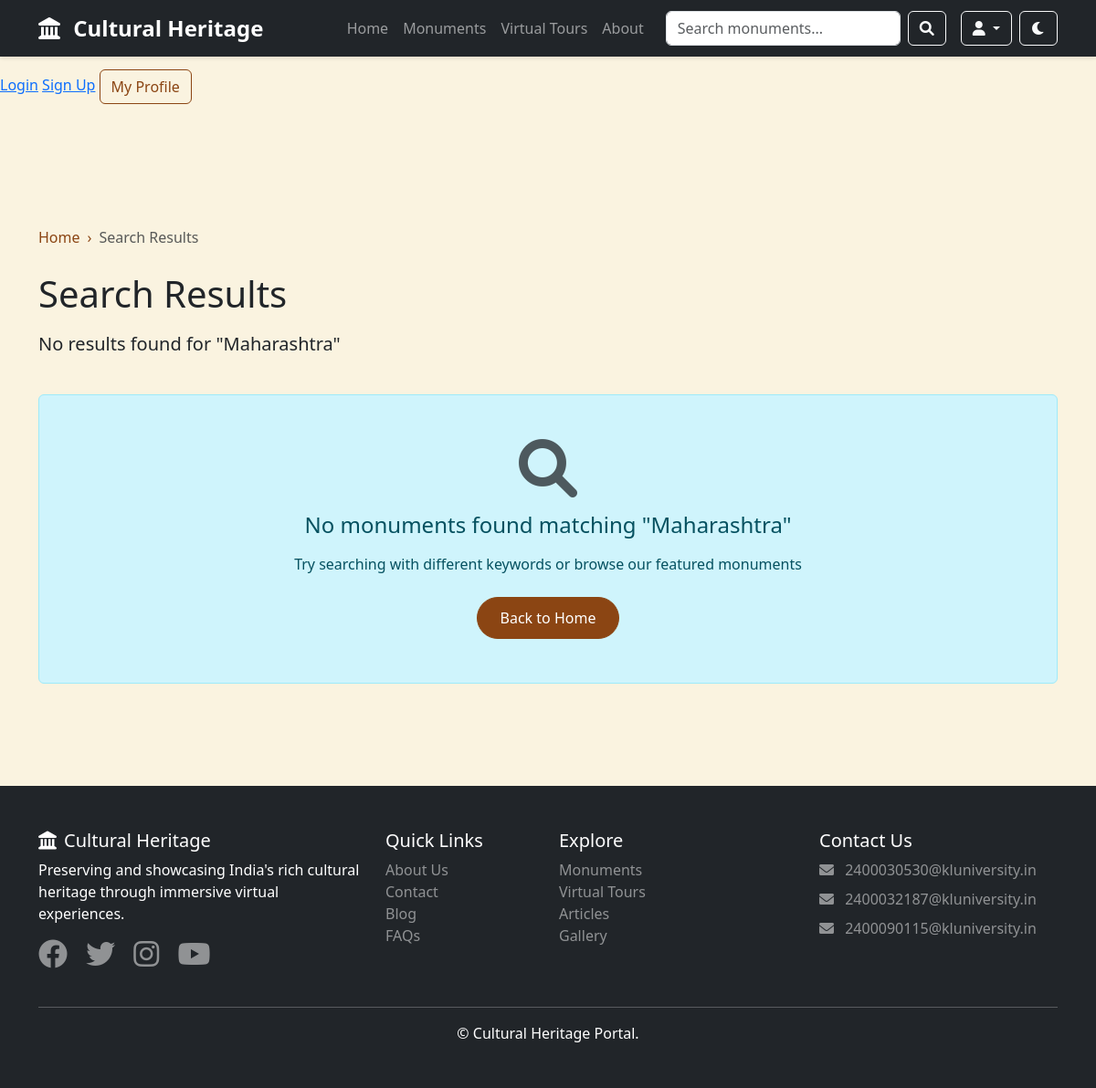
Before: /search/?q=Maharashtra with the older database file.
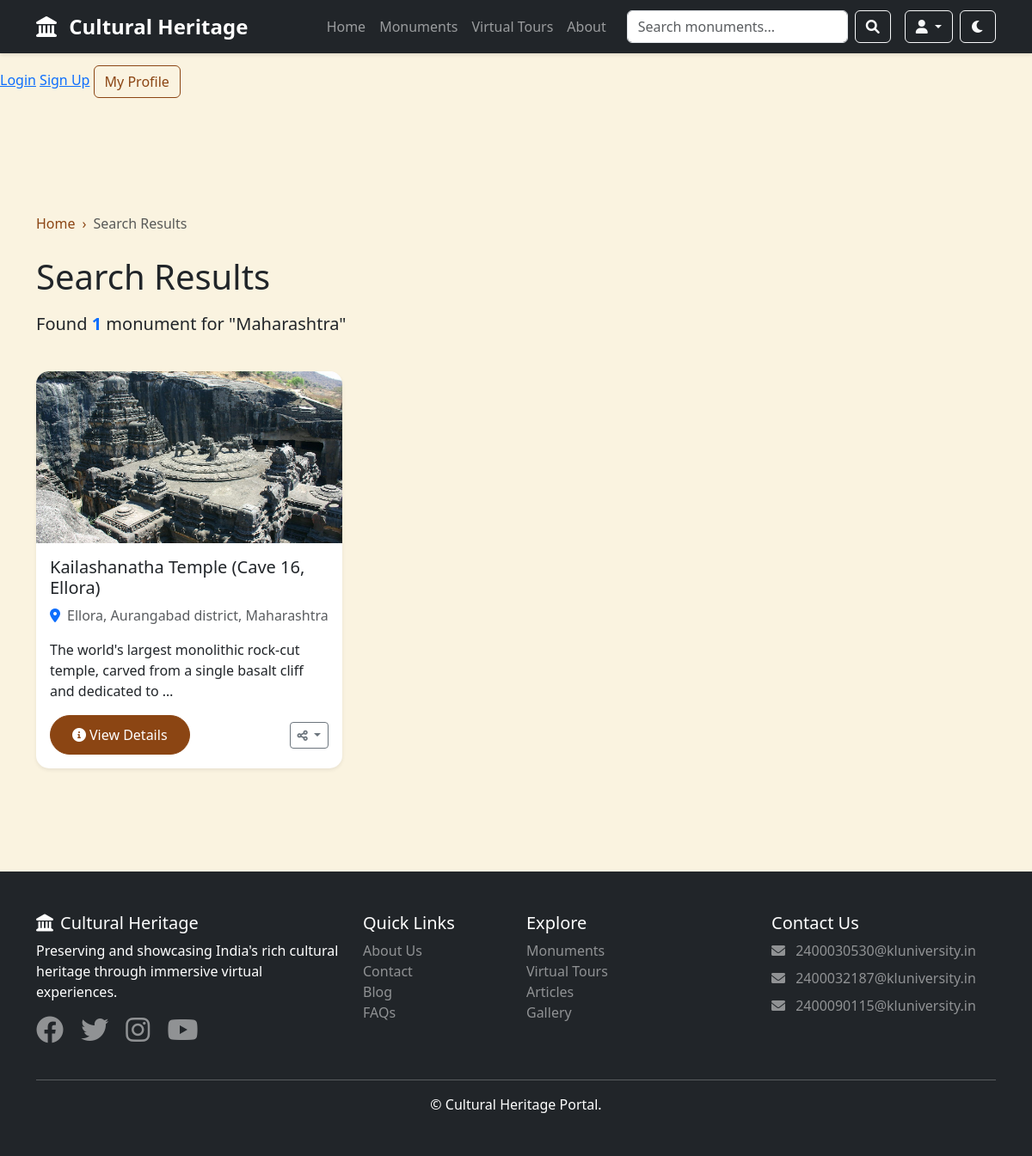
After: the same page with the newer database file.
### tours/models.py (models this page shows, shortened)
class Monument(models.Model):
    name = models.CharField(max_length=200)
    slug = models.SlugField(unique=True)
    description = models.TextField()
    short_description = models.CharField(max_length=300)
    location = models.CharField(max_length=200)
    state = models.CharField(max_length=100)
    latitude = models.FloatField(default=0.0)
    longitude = models.FloatField(default=0.0)
    period = models.CharField(max_length=100)
    dynasty = models.CharField(max_length=100)
    visiting_hours = models.CharField(max_length=200, default="10:00 AM - 6:00 PM")
    entry_fee = models.CharField(max_length=200, blank=True, default="Free")
    main_image = models.ImageField(upload_to='monuments/main/', null=True, blank=True)
    created_at = models.DateTimeField(auto_now_add=True)
    updated_at = models.DateTimeField(auto_now=True)
    class Meta:
        ordering = ['name']

### tours/views.py (the view)
# urls.py: path('search/', views.search, name='search'),  # Search functionality
def search(request):
    query = request.GET.get('q', '')
    monuments = []
    if query:
        monuments = Monument.objects.filter(
            models.Q(name__icontains=query) |
            models.Q(location__icontains=query) |
            models.Q(state__icontains=query) |
            models.Q(description__icontains=query)
        ).distinct()
    context = {
        'monuments': monuments,
        'query': query,
        'count': monuments.count() if monuments else 0
    }
    return render(request, 'search_results.html', context)

### templates/search_results.html (shortened to what this page needs)
{% extends 'base.html' %}
{% load static %}
{% block content %}
<div class="container py-5">
    <div class="row mb-4">
        <div class="col-12">
            <nav aria-label="breadcrumb">
                <ol class="breadcrumb">
                    <li class="breadcrumb-item"><a href="{% url 'tours:home' %}">Home</a></li>
                    <li class="breadcrumb-item active">Search Results</li>
                </ol>
            </nav>
            <h1 class="mb-3">Search Results</h1>
            <p class="lead">
                {% if count > 0 %}
                    Found <span class="fw-bold text-primary">{{ count }}</span> monument{{ count|pluralize }} for "{{ query }}"
                {% else %}
                    No results found for "{{ query }}"
                {% endif %}
            </p>
        </div>
    </div>
    <div class="row g-4">
        {% for monument in monuments %}
        <div class="col-md-4 mb-4">
            <div class="card h-100 shadow-sm hover-card">
                {% if monument.main_image and monument.main_image.url %}
                <img src="{{ monument.main_image.url }}" class="card-img-top" alt="{{ monument.name }}" style="height: 200px; object-fit: cover;">
                {% else %}
                <img src="https://via.placeholder.com/400x300?text={{ monument.name }}" class="card-img-top" alt="{{ monument.name }}" style="height: 200px; object-fit: cover;">
                {% endif %}
                <div class="card-body">
                    <h5 class="card-title">{{ monument.name }}</h5>
                    <p class="card-text text-muted">
                        <i class="fas fa-map-marker-alt text-primary me-2"></i>{{ monument.location }}, {{ monument.state }}
                    </p>
                    <p class="card-text">{{ monument.short_description|truncatewords:15 }}</p>
                    <div class="d-flex justify-content-between align-items-center">
                        <a href="{% url 'tours:monument_detail' monument.slug %}" class="btn btn-primary">
                            <i class="fas fa-info-circle me-1"></i>View Details
                        </a>
                        <div class="dropdown">
                            <button class="btn btn-outline-secondary btn-sm dropdown-toggle" type="button" data-bs-toggle="dropdown">
                                <i class="fas fa-share-alt"></i>
                            </button>
                        </div>
                    </div>
                </div>
            </div>
        </div>
        {% empty %}
        <div class="col-12">
            <div class="alert alert-info text-center py-5">
                <i class="fas fa-search fa-4x mb-3 text-muted"></i>
                <h4 class="mb-3">No monuments found matching "{{ query }}"</h4>
                <p class="mb-4">Try searching with different keywords or browse our featured monuments</p>
                <a href="{% url 'tours:home' %}" class="btn btn-primary">Back to Home</a>
            </div>
        </div>
        {% endfor %}
    </div>
</div>
{% endblock %}

Changed rows visible on the page:
added Monument: state "Maharashtra", main_image (picture), name "Kailashanatha Temple (Cave 16, Ellora)", location "Ellora, Aurangabad district", short_description "The world's largest monolithic rock-cut temple, carved from a single basalt cliff and dedicated to …"
Other visible differences:
{{ count }}: (not shown) → "1"
{{ query }}: "Maharashtra" → (not shown)
text no longer shown: "No results found for \" No monuments found matching \" Try searching with different keywords or browse our featured monuments Back to Home"
text now shown: "Found monument for \""
